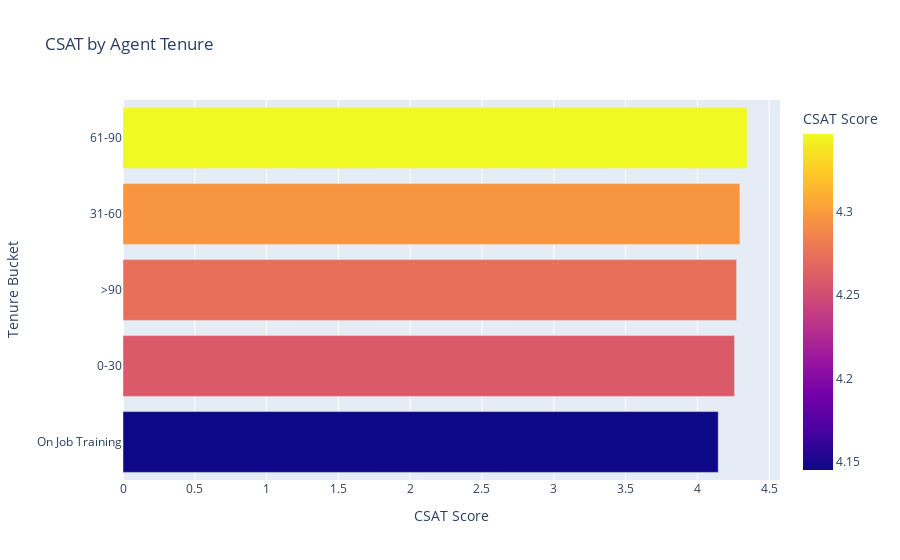

Notebook cell for this chart:
### Markdown cell above
#### Chart - 7

### Code cell
# INSIGHT 8: Agent Tenure Impact
# Perfect chart: Horizontal Bar
#=============================
if 'Tenure Bucket' in df_clean.columns:
    tenure_stats = df_clean.groupby('Tenure Bucket')['CSAT Score'].mean().sort_values().reset_index()
    fig = px.bar(tenure_stats, x='CSAT Score', y='Tenure Bucket', orientation='h', color='CSAT Score', 
                 title='CSAT by Agent Tenure')
    fig.show()

### Figure 1 — Plotly figure (JSON) as saved in the notebook; plotly's stock layout.template omitted (floating-point values rounded to 4 significant figures)
{"data": [{"hovertemplate": "CSAT Score=%{marker.color}<br>Tenure Bucket=%{y}<extra></extra>", "legendgroup": "", "marker": {"color": [4.145, 4.259, 4.273, 4.296, 4.347], "coloraxis": "coloraxis", "pattern": {"shape": ""}}, "name": "", "orientation": "h", "showlegend": false, "textposition": "auto", "type": "bar", "x": [4.145, 4.259, 4.273, 4.296, 4.347], "xaxis": "x", "y": ["On Job Training", "0-30", ">90", "31-60", "61-90"], "yaxis": "y"}], "layout": {"barmode": "relative", "coloraxis": {"colorbar": {"title": {"text": "CSAT Score"}}, "colorscale": [[0, "#0d0887"], [0.1111, "#46039f"], [0.2222, "#7201a8"], [0.3333, "#9c179e"], [0.4444, "#bd3786"], [0.5556, "#d8576b"], [0.6667, "#ed7953"], [0.7778, "#fb9f3a"], [0.8889, "#fdca26"], [1, "#f0f921"]]}, "legend": {"tracegroupgap": 0}, "title": {"text": "CSAT by Agent Tenure"}, "xaxis": {"anchor": "y", "domain": [0, 1], "title": {"text": "CSAT Score"}}, "yaxis": {"anchor": "x", "domain": [0, 1], "title": {"text": "Tenure Bucket"}}}}
